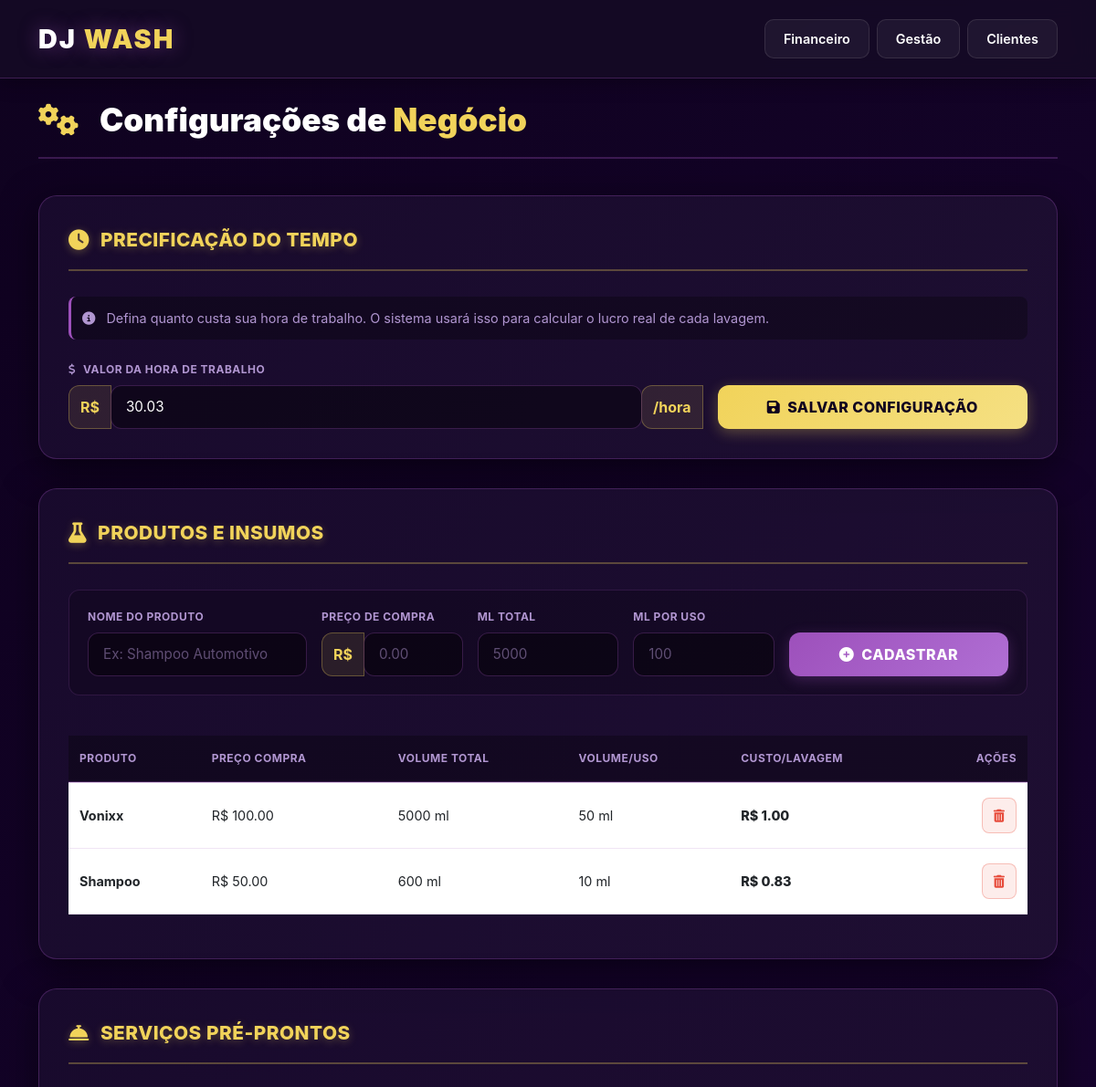
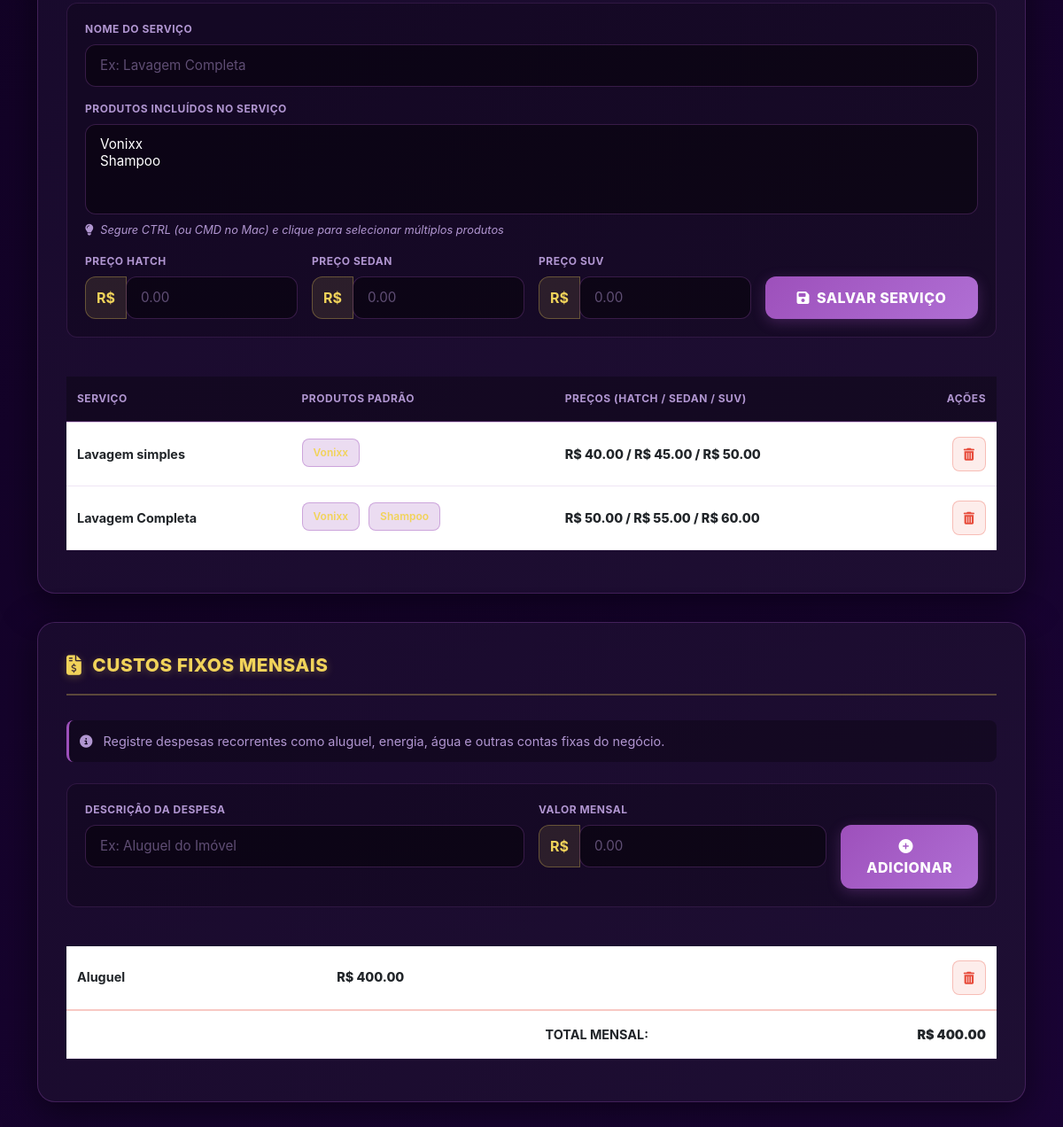
The app's page /gestao with its own data (2 pictures, top to bottom).
### app/models.py (models this page shows)
class Configuracao(Base):
    __tablename__ = "configuracoes"
    id = Column(Integer, primary_key=True, index=True)
    valor_hora = Column(Float, default=0.0)  # Variável do preço da hora

class Produto(Base):
    __tablename__ = "produtos"
    id = Column(Integer, primary_key=True, index=True)
    nome = Column(String, nullable=False)
    preco_compra = Column(Float)
    ml_total = Column(Integer)
    ml_por_uso = Column(Integer)

class ServicoCatalogo(Base):
    __tablename__ = "servicos_catalogo"
    id = Column(Integer, primary_key=True, index=True)
    nome = Column(String)
    preco_hatch = Column(Float)
    preco_sedan = Column(Float)
    preco_suv = Column(Float)
    preco_pickup = Column(Float)
    produtos_fixos = relationship("Produto", secondary="servico_produtos")

class CustoFixo(Base):
    __tablename__ = "custos_fixos"
    id = Column(Integer, primary_key=True, index=True)
    item = Column(String)
    valor = Column(Float)

### app/main.py (the view)
@app.get("/gestao", response_class=HTMLResponse)
async def pagina_gestao(request: Request, db: Session = Depends(get_db)):
    produtos = db.query(models.Produto).all()
    servicos = db.query(models.ServicoCatalogo).all()
    custos_fixos = db.query(models.CustoFixo).all()
    config = db.query(models.Configuracao).first()
    return templates.TemplateResponse("gestao.html", {
        "request": request,
        "produtos": produtos,
        "servicos": servicos,
        "custos": custos_fixos,
        "config": config
    })

### app/templates/gestao.html (shortened to what this page needs)
<!DOCTYPE html>
<html lang="pt-br">
<head>
    <link href="https://cdn.jsdelivr.net/npm/bootstrap@5.3.0/dist/css/bootstrap.min.css" rel="stylesheet">
    <link rel="stylesheet" href="https://cdnjs.cloudflare.com/ajax/libs/font-awesome/6.4.0/css/all.min.css">
</head>
<body>
<nav class="navbar navbar-dark">
    <div class="container">
        <a class="navbar-brand" href="/">DJ <span style="color: var(--dj-gold);">WASH</span></a>
        <div class="d-flex gap-2">
            <a href="/historico" class="nav-btn">Financeiro</a>
            <a href="/gestao" class="nav-btn">Gestão</a>
            <a href="/clientes_gestao" class="nav-btn">Clientes</a>
        </div>
    </div>
</nav>
<div class="container py-4">
    <div class="page-header">
        <h2>
            <i class="fas fa-cogs me-3" style="color: var(--dj-gold);"></i>
            Configurações de <span style="color: var(--dj-gold);">Negócio</span>
        </h2>
    </div>
    <div class="config-section">
        <div class="section-header">
            <div class="section-title">
                <i class="fas fa-clock"></i>
                Precificação do Tempo
            </div>
        </div>
        <div class="section-description">
            <i class="fas fa-info-circle me-2"></i>
            Defina quanto custa sua hora de trabalho. O sistema usará isso para calcular o lucro real de cada lavagem.
        </div>
        <form action="/gestao/configurar_hora" method="POST">
            <div class="row align-items-end g-3">
                <div class="col-md-8">
                    <label class="form-label">
                        <i class="fas fa-dollar-sign me-2"></i>Valor da Hora de Trabalho
                    </label>
                    <div class="input-group">
                        <span class="input-group-text">R$</span>
                        <input type="number" step="0.01" name="valor_hora" class="form-control" value="{{ config.valor_hora if config else '0.00' }}" placeholder="0.00">
                        <span class="input-group-text">/hora</span>
                    </div>
                </div>
                <div class="col-md-4">
                    <button type="submit" class="btn btn-gold w-100">
                        <i class="fas fa-save me-2"></i>Salvar Configuração
                    </button>
                </div>
            </div>
        </form>
    </div>
    <div class="config-section">
        <div class="section-header">
            <div class="section-title">
                <i class="fas fa-flask"></i>
                Produtos e Insumos
            </div>
        </div>
        <form action="/gestao/produto" method="POST" class="form-group-enhanced">
            <div class="row g-3">
                <div class="col-md-3">
                    <label class="form-label">Nome do Produto</label>
                    <input type="text" name="nome" class="form-control" placeholder="Ex: Shampoo Automotivo" required>
                </div>
                <div class="col-md-2">
                    <label class="form-label">Preço de Compra</label>
                    <div class="input-group">
                        <span class="input-group-text">R$</span>
                        <input type="number" step="0.01" name="preco" class="form-control" placeholder="0.00" required>
                    </div>
                </div>
                <div class="col-md-2">
                    <label class="form-label">ML Total</label>
                    <input type="number" name="ml_total" class="form-control" placeholder="5000" required>
                </div>
                <div class="col-md-2">
                    <label class="form-label">ML por Uso</label>
                    <input type="number" name="ml_uso" class="form-control" placeholder="100" required>
                </div>
                <div class="col-md-3">
                    <label class="form-label d-none d-md-block">&nbsp;</label>
                    <button type="submit" class="btn btn-purple w-100">
                        <i class="fas fa-plus-circle me-2"></i>Cadastrar
                    </button>
                </div>
            </div>
        </form>
        <div class="table-responsive">
            <table class="table table-custom">
                <thead>
                    <tr>
                        <th>Produto</th>
                        <th>Preço Compra</th>
                        <th>Volume Total</th>
                        <th>Volume/Uso</th>
                        <th>Custo/Lavagem</th>
                        <th class="text-end">Ações</th>
                    </tr>
                </thead>
                <tbody>
                    {% if produtos %}
                        {% for p in produtos %}
                        <tr>
                            <td><strong>{{ p.nome }}</strong></td>
                            <td>R$ {{ "%.2f"|format(p.preco_compra) }}</td>
                            <td>{{ p.ml_total }} ml</td>
                            <td>{{ p.ml_por_uso }} ml</td>
                            <td class="value-highlight">
                                R$ {{ "%.2f"|format((p.preco_compra / p.ml_total) * p.ml_por_uso) }}
                            </td>
                            <td class="text-end">
                                <button onclick="deletarItem({{ p.id }}, 'produtos')" class="btn btn-delete btn-sm">
                                    <i class="fas fa-trash-alt"></i>
                                </button>
                            </td>
                        </tr>
                        {% endfor %}
                    {% endif %}
                </tbody>
            </table>
        </div>
    </div>
    <div class="config-section">
        <div class="section-header">
            <div class="section-title">
                <i class="fas fa-concierge-bell"></i>
                Serviços Pré-Prontos
            </div>
        </div>
        <form action="/gestao/servico" method="POST" class="form-group-enhanced">
            <div class="row g-3 mb-3">
                <div class="col-md-12">
                    <label class="form-label">Nome do Serviço</label>
                    <input type="text" name="nome" class="form-control" placeholder="Ex: Lavagem Completa" required>
                </div>
            </div>
            <div class="row g-3 mb-3">
                <div class="col-md-12">
                    <label class="form-label">Produtos Incluídos no Serviço</label>
                    <select name="produtos_fixos_ids" class="form-select" multiple size="4">
                        {% for p in produtos %}
                            <option value="{{ p.id }}">{{ p.nome }}</option>
                        {% endfor %}
                    </select>
                    <small class="helper-text">
                        <i class="fas fa-lightbulb me-1"></i>
                        Segure CTRL (ou CMD no Mac) e clique para selecionar múltiplos produtos
                    </small>
                </div>
            </div>
            <div class="row g-3">
                <div class="col-md-3">
                    <label class="form-label">Preço Hatch</label>
                    <div class="input-group">
                        <span class="input-group-text">R$</span>
                        <input type="number" step="0.01" name="hatch" class="form-control" placeholder="0.00">
                    </div>
                </div>
                <div class="col-md-3">
                    <label class="form-label">Preço Sedan</label>
                    <div class="input-group">
                        <span class="input-group-text">R$</span>
                        <input type="number" step="0.01" name="sedan" class="form-control" placeholder="0.00">
                    </div>
                </div>
                <div class="col-md-3">
                    <label class="form-label">Preço SUV</label>
                    <div class="input-group">
                        <span class="input-group-text">R$</span>
                        <input type="number" step="0.01" name="suv" class="form-control" placeholder="0.00">
                    </div>
                </div>
                <div class="col-md-3">
                    <label class="form-label d-none d-md-block">&nbsp;</label>
                    <button type="submit" class="btn btn-purple w-100">
                        <i class="fas fa-save me-2"></i>Salvar Serviço
                    </button>
                </div>
            </div>
        </form>
        <div class="table-responsive">
            <table class="table table-custom">
                <thead>
                    <tr>
                        <th>Serviço</th>
                        <th>Produtos Padrão</th>
                        <th>Preços (Hatch / Sedan / SUV)</th>
                        <th class="text-end">Ações</th>
                    </tr>
                </thead>
                <tbody>
                    {% if servicos %}
                        {% for s in servicos %}
                        <tr>
                            <td><strong>{{ s.nome }}</strong></td>
                            <td>
                                {% if s.produtos_fixos %}
                                    {% for p in s.produtos_fixos %}
                                        <span class="badge-insumo">{{ p.nome }}</span>
                                    {% endfor %}
                                {% else %}
                                    <span class="text-muted small">Nenhum produto</span>
                                {% endif %}
                            </td>
                            <td class="value-highlight">
                                R$ {{ "%.2f"|format(s.preco_hatch) }} /
                                R$ {{ "%.2f"|format(s.preco_sedan) }} /
                                R$ {{ "%.2f"|format(s.preco_suv) }}
                            </td>
                            <td class="text-end">
                                <button onclick="deletarItem({{ s.id }}, 'servicos')" class="btn btn-delete btn-sm">
                                    <i class="fas fa-trash-alt"></i>
                                </button>
                            </td>
                        </tr>
                        {% endfor %}
                    {% endif %}
                </tbody>
            </table>
        </div>
    </div>
    <div class="config-section">
        <div class="section-header">
            <div class="section-title">
                <i class="fas fa-file-invoice-dollar"></i>
                Custos Fixos Mensais
            </div>
        </div>
        <div class="section-description">
            <i class="fas fa-info-circle me-2"></i>
            Registre despesas recorrentes como aluguel, energia, água e outras contas fixas do negócio.
        </div>
        <form action="/gestao/custofixo" method="POST" class="form-group-enhanced">
            <div class="row g-3">
                <div class="col-md-6">
                    <label class="form-label">Descrição da Despesa</label>
                    <input type="text" name="item" class="form-control" placeholder="Ex: Aluguel do Imóvel" required>
                </div>
                <div class="col-md-4">
                    <label class="form-label">Valor Mensal</label>
                    <div class="input-group">
                        <span class="input-group-text">R$</span>
                        <input type="number" step="0.01" name="valor" class="form-control" placeholder="0.00" required>
                    </div>
                </div>
                <div class="col-md-2">
                    <label class="form-label d-none d-md-block">&nbsp;</label>
                    <button type="submit" class="btn btn-purple w-100">
                        <i class="fas fa-plus-circle me-2"></i>Adicionar
                    </button>
                </div>
            </div>
        </form>
        <div class="table-responsive">
            <table class="table table-custom">
                <tbody>
                    {% if custos %}
                        {% for c in custos %}
                        <tr>
                            <td><strong>{{ c.item }}</strong></td>
                            <td class="value-danger">
                                R$ {{ "%.2f"|format(c.valor) }}
                            </td>
                            <td class="text-end">
                                <button onclick="deletarItem({{ c.id }}, 'custosfixos')" class="btn btn-delete btn-sm">
                                    <i class="fas fa-trash-alt"></i>
                                </button>
                            </td>
                        </tr>
                        {% endfor %}
                        <tr style="background: rgba(231, 76, 60, 0.1); border-top: 2px solid rgba(231, 76, 60, 0.3);">
                            <td colspan="2" class="text-end"><strong>TOTAL MENSAL:</strong></td>
                            <td class="value-danger text-end">
                                <strong>R$ {{ "%.2f"|format(custos|sum(attribute='valor')) }}</strong>
                            </td>
                        </tr>
                    {% endif %}
                </tbody>
            </table>
        </div>
    </div>
</div>
</body>
</html>

### records on screen
Configuracao: valor_hora "30.03"
Produto: nome "Vonixx", preco_compra "100.00", ml_total "5000", ml_por_uso "50", (p.preco_compra/p.ml_total)*p.ml_por_uso "1.00", {{ p.id }} 1 (drawn)
Produto: nome "Shampoo", preco_compra "50.00", ml_total "600", ml_por_uso "10", (p.preco_compra/p.ml_total)*p.ml_por_uso "0.83", {{ p.id }} 2 (drawn)
ServicoCatalogo: nome "Lavagem simples", preco_hatch "40.00", preco_sedan "45.00", preco_suv "50.00"
ServicoCatalogo: nome "Lavagem Completa", preco_hatch "50.00", preco_sedan "55.00", preco_suv "60.00"
CustoFixo: item "Aluguel", valor "400.00"

### other values on screen
{{ "%.2f"|format(custos|sum(attribute='valor')) }} "400.00"
